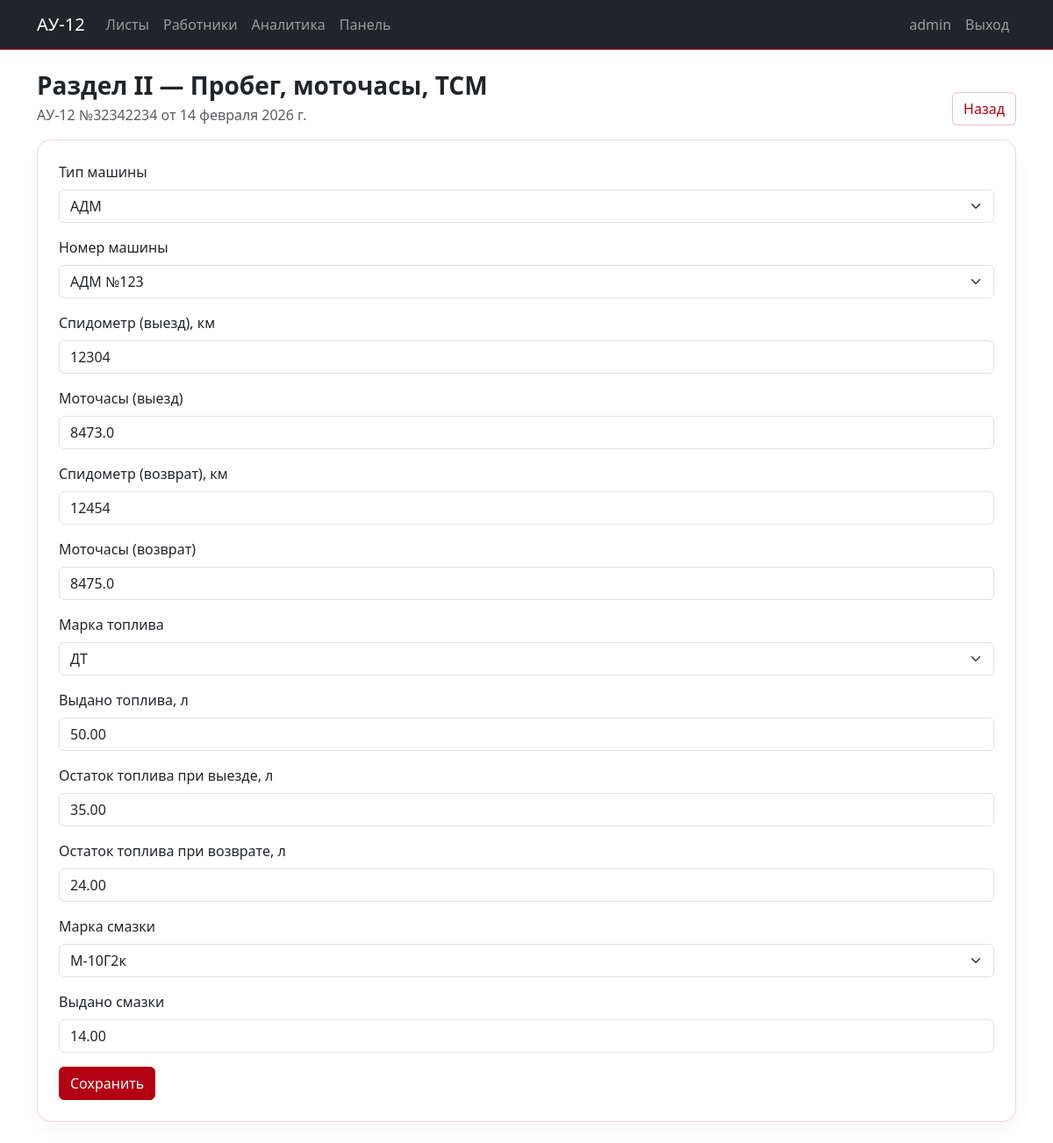
Page /au12/6/section/ii/ (signed in) on the committed database.
### apps/accounts/models.py (models this page shows, shortened)
class User(AbstractUser):
    patronymic = models.CharField("Отчество", max_length=150, blank=True, default="")
    role = models.CharField("Должность", max_length=20, choices=Role.choices, default=Role.MACHINIST)
    station = models.ForeignKey(
        Station,
        verbose_name="Станция",
        on_delete=models.PROTECT,
        null=True,
        blank=True,
        related_name="users",
    )
    class Meta:
        verbose_name = "Пользователь"
        verbose_name_plural = "Пользователи"

### apps/routesheets/models.py (models this page shows, shortened)
class RouteSheetAU12(models.Model):
    number = models.CharField("Номер", max_length=50)
    date = models.DateField("Дата")
    railway_name = models.CharField("Наименование дороги", max_length=255, blank=True)
    enterprise = models.ForeignKey(
        Enterprise,
        verbose_name="Предприятие",
        on_delete=models.PROTECT,
        related_name="routesheets",
        null=True,
    )
    ssps_unit = models.ForeignKey(
        SSPSUnit,
        verbose_name="Единица ССПС",
        on_delete=models.PROTECT,
        related_name="au12_routesheets",
    )
    brigade = models.ForeignKey(
        Brigade,
        verbose_name="Бригада",
        on_delete=models.PROTECT,
        null=True,
        blank=True,
        related_name="routesheets",
    )
    status = models.CharField("Статус", max_length=20, choices=AU12Status.choices, default=AU12Status.DRAFT)
    step = models.CharField("Этап", max_length=20, choices=AU12Step.choices, default=AU12Step.MED_PRE)
    created_by = models.ForeignKey(
        settings.AUTH_USER_MODEL,
        verbose_name="Создал",
        on_delete=models.PROTECT,
        related_name="au12_created",
    )
    created_at = models.DateTimeField("Создано", auto_now_add=True)
    class Meta:
        verbose_name = "Маршрутный лист АУ-12"
        verbose_name_plural = "Маршрутные листы АУ-12"
        ordering = ["-date", "-id"]

class AU12SectionII(models.Model):
    routesheet = models.OneToOneField(
        "RouteSheetAU12",
        verbose_name="Маршрутный лист",
        on_delete=models.CASCADE,
        related_name="section_ii",
    )
    machine_type = models.ForeignKey(
        MachineType,
        verbose_name="Тип машины",
        on_delete=models.PROTECT,
        null=True,
        blank=True,
    )
    transport = models.ForeignKey(
        TransportUnit,
        verbose_name="Номер машины",
        on_delete=models.PROTECT,
        null=True,
        blank=True,
    )
    speedometer_out_km = models.PositiveIntegerField("Спидометр (выезд), км", null=True, blank=True)
    moto_hours_out = models.DecimalField("Моточасы (выезд)", max_digits=8, decimal_places=1, null=True, blank=True)
    speedometer_in_km = models.PositiveIntegerField("Спидометр (возврат), км", null=True, blank=True)
    moto_hours_in = models.DecimalField("Моточасы (возврат)", max_digits=8, decimal_places=1, null=True, blank=True)
    fuel_type = models.ForeignKey(FuelType, verbose_name="Марка топлива", on_delete=models.PROTECT, null=True, blank=True)
    fuel_issued_l = models.DecimalField("Выдано топлива, л", max_digits=9, decimal_places=2, default=0)
    fuel_left_out_l = models.DecimalField("Остаток топлива при выезде, л", max_digits=9, decimal_places=2, default=0)
    fuel_left_in_l = models.DecimalField("Остаток топлива при возврате, л", max_digits=9, decimal_places=2, default=0)
    lubricant_type = models.ForeignKey(LubricantType, verbose_name="Марка смазки", on_delete=models.PROTECT, null=True, blank=True)
    lubricant_issued = models.DecimalField("Выдано смазки", max_digits=9, decimal_places=2, default=0)
    class Meta:
        verbose_name = "Раздел II"
        verbose_name_plural = "Раздел II"

### apps/routesheets/views.py (the view)
# urls.py: path("au12/<int:pk>/section/ii/", views.au12_section_ii, name="au12_sec_ii"),
def au12_section_ii(request, pk: int):
    rs = get_object_or_404(RouteSheetAU12, pk=pk)
    _require_access(request, rs, AU12Step.CREW_WORK)
    prefill_section_ii_from_previous(rs)
    obj, _ = AU12SectionII.objects.get_or_create(routesheet=rs)
    if request.method == "POST":
        form = AU12SectionIIForm(request.POST, instance=obj)
        if form.is_valid():
            form.save()
            recalc_status_and_step(rs)
            rs.save(update_fields=["status", "step"])
            messages.success(request, "Раздел II сохранён.")
            return redirect("routesheets:au12_detail", pk=rs.pk)
    else:
        form = AU12SectionIIForm(instance=obj)
    return render(request, "routesheets/au12_section_ii.html", {"rs": rs, "form": form})

### apps/routesheets/forms.py (shortened to what this page needs)
class AU12SectionIIForm(forms.ModelForm):
    class Meta:
        model = AU12SectionII
        fields = [
            "machine_type",
            "transport",
            "speedometer_out_km",
            "moto_hours_out",
            "speedometer_in_km",
            "moto_hours_in",
            "fuel_type",
            "fuel_issued_l",
            "fuel_left_out_l",
            "fuel_left_in_l",
            "lubricant_type",
            "lubricant_issued",
        ]
        labels = {
            "machine_type": "Тип машины",
            "transport": "Номер машины",
        }
    def __init__(self, *args, **kwargs):
        super().__init__(*args, **kwargs)
        self.fields["machine_type"].queryset = MachineType.objects.order_by("name")
        self.fields["transport"].queryset = TransportUnit.objects.filter(is_active=True).select_related("machine_type").order_by("machine_type__name", "number")
        bootstrapify_form(self)

### apps/directory/models.py (called while the page is built)
    def __str__(self): return self.name

    def __str__(self): return self.name

    def __str__(self): return self.name

    def __str__(self):
        return f"{self.machine_type} №{self.number}"

### apps/routesheets/forms.py (called while the page is built)
def bootstrapify_form(form: forms.Form) -> forms.Form:
    for _, f in form.fields.items():
        cls = f.widget.attrs.get("class", "")
        if "form-control" in cls or "form-select" in cls or "form-check-input" in cls:
            continue
        if f.widget.__class__.__name__ in ["Select", "SelectMultiple"]:
            f.widget.attrs["class"] = (cls + " form-select").strip()
        elif f.widget.__class__.__name__ in ["CheckboxInput"]:
            f.widget.attrs["class"] = (cls + " form-check-input").strip()
        else:
            f.widget.attrs["class"] = (cls + " form-control").strip()
    return form

### apps/routesheets/services/prefill.py (called while the page is built, shortened)
def prefill_section_ii_from_previous(rs: RouteSheetAU12) -> None:
    s2, _ = AU12SectionII.objects.get_or_create(routesheet=rs)
    machine_type = s2.machine_type or _find_machine_type_for_ssps(rs) or _get_or_create_machine_type_for_ssps(rs)
    if s2.transport_id and not s2.machine_type_id:
        s2.machine_type = s2.transport.machine_type
    if not s2.machine_type_id:
        if machine_type:
          s2.machine_type = machine_type
    s2.save()

### apps/routesheets/services/workflow.py (called while the page is built, shortened)
def can_access_step(user, rs: RouteSheetAU12, target_step: str) -> bool:
    if getattr(user, "is_superuser", False) or getattr(user, "role", None) == Role.ADMIN:
        return True

### apps/routesheets/templates/routesheets/au12_section_ii.html (shortened to what this page needs)
{% extends "base.html" %}
{% block content %}
<div class="d-flex align-items-end justify-content-between flex-wrap gap-2 mb-3">
  <div>
    <h3 class="section-title mb-1">Раздел II — Пробег, моточасы, ТСМ</h3>
    <div class="text-muted">АУ-12 №{{ rs.number }} от {{ rs.date }}</div>
  </div>
  <a class="btn btn-ghost" href="{% url 'routesheets:au12_detail' rs.id %}">Назад</a>
</div>
<div class="card p-4">
  <form method="post">
    {% for field in form %}
      <div class="mb-3">
        <label class="form-label">{{ field.label }}</label>
        {{ field }}
      </div>
    {% endfor %}
    <button class="btn btn-brand" type="submit">Сохранить</button>
  </form>
</div>
{% endblock %}

### apps/accounts/templates/base.html (shortened to what this page needs)
<!doctype html>
<html lang="ru">
<head>
  <link href="https://cdn.jsdelivr.net/npm/bootstrap@5.3.3/dist/css/bootstrap.min.css" rel="stylesheet">
  <link href="/static/css/style.css" rel="stylesheet">
</head>
<body>
<nav class="navbar navbar-expand-lg navbar-dark bg-dark border-bottom border-danger">
  <div class="container">
    <a class="navbar-brand" href="{% url 'routesheets:au12_list' %}">АУ-12</a>
    <div class="collapse navbar-collapse" id="nav">
      <ul class="navbar-nav me-auto">
        <li class="nav-item"><a class="nav-link" href="{% url 'routesheets:au12_list' %}">Листы</a></li>
        <li class="nav-item"><a class="nav-link" href="{% url 'accounts:worker_list' %}">Работники</a></li>
        <li class="nav-item"><a class="nav-link" href="{% url 'routesheets:analytics_fuel' %}">Аналитика</a></li>
        {% if user.is_authenticated and user.is_superuser %}
          <li class="nav-item"><a class="nav-link" href="{% url 'panel:home' %}">Панель</a></li>
        {% endif %}
      </ul>
      <ul class="navbar-nav">
        {% if user.is_authenticated %}
          <li class="nav-item"><a class="nav-link">{{ user.username }}</a></li>
          <li class="nav-item"><a class="nav-link" href="{% url 'accounts:logout' %}">Выход</a></li>
        {% else %}
          <li class="nav-item"><a class="nav-link" href="{% url 'accounts:login' %}">Вход</a></li>
        {% endif %}
      </ul>
    </div>
  </div>
</nav>
<main class="container py-4">
  {% block content %}{% endblock %}
</main>
</body>
</html>

### static/css/style.css (style rules this page uses)
:root { --brand:#b30012; --brand2:#7a000c; }
.section-title { font-weight:700; }
.btn-brand { background:var(--brand); border-color:var(--brand); color:#fff; }
.btn-ghost { border:1px solid rgba(179,0,18,.25); color:var(--brand); background:#fff; }
.card { border:1px solid rgba(179,0,18,.15); border-radius:16px; box-shadow:0 10px 25px rgba(0,0,0,.04); }

### rows in the picture
User: username "admin"
RouteSheetAU12: number "32342234", date "14 февраля 2026 г."
AU12SectionII: form "АДМ" "АДМ №123" "12304" "8473.0" "12454" "8475.0" "ДТ" "50.00" "35.00" "24.00" "М-10Г2к" "14.00"

### other values in the picture
{{ field.label }} "Тип машины" "Номер машины" "Спидометр (выезд), км" "Моточасы (выезд)" "Спидометр (возврат), км" "Моточасы (возврат)" "Марка топлива" "Выдано топлива, л" "Остаток топлива при выезде, л" "Остаток топлива при возврате, л" "Марка смазки" "Выдано смазки"
